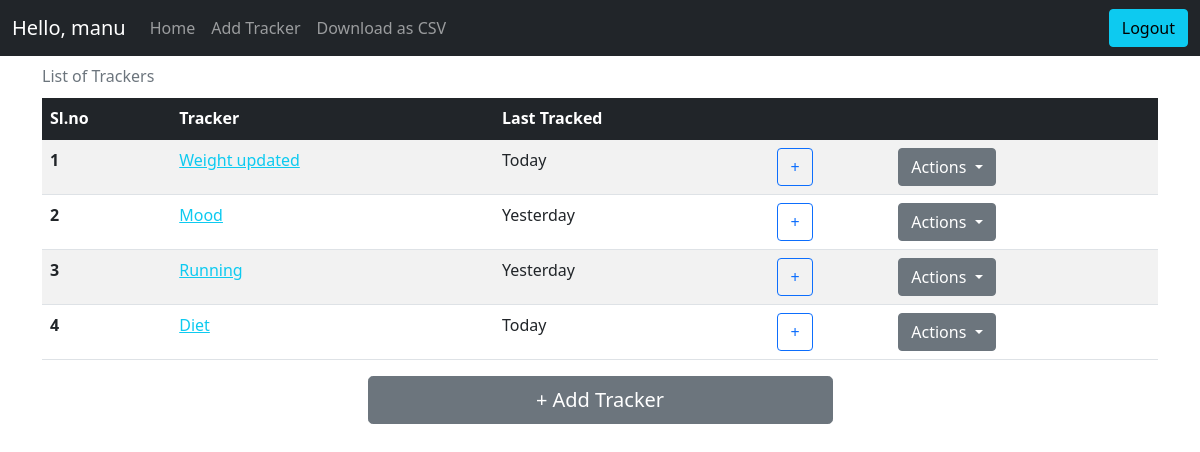
The app's page / (signed in) with its own data.
### application/models.py (models this page shows)
class User(db.Model, UserMixin):
    __tablename__ = "user"
    id = db.Column(db.Integer, autoincrement=True, primary_key=True)
    username = db.Column(db.String)
    email = db.Column(db.String, unique=True)
    password = db.Column(db.String(255))
    active = db.Column(db.Boolean())
    trackers = db.relationship("Tracker", backref="tracker")
    roles = db.relationship('Role', secondary=roles_users, backref=db.backref('users', lazy='dynamic'))

class Tracker(db.Model):
    __tablename__ = "tracker"
    id = db.Column(db.Integer, primary_key=True, autoincrement=True)
    name = db.Column(db.String, nullable=False)
    description = db.Column(db.String)
    type = db.Column(db.Integer, nullable=False)
    settings = db.Column(db.String)
    user_id = db.Column(db.Integer,  db.ForeignKey("user.id"), nullable=False)
    activity = db.relationship("Activity", backref="activity")

### main.py (the view)
@app.route("/", methods=["GET"])
@login_required
def home():
    if request.method == "GET":
        trackers, lastTimestamps = getTrackers()
        return (
            render_template(
                "home.html", trackers=trackers, lastTimestamps=lastTimestamps
            ),
            200,
        )

### main.py (called while the page is built)
@app.after_request
def after_request(response):
    header = response.headers
    header["Access-Control-Allow-Origin"] = "*"
    return response

@app.after_request
def after_request(response):
    header = response.headers
    header["Access-Control-Allow-Origin"] = "*"
    return response

def getTrackers():
    trackers = (
        db.session.query(Tracker).filter(Tracker.user_id == current_user.id).all()
    )
    lastTimeStamps = {}
    for t in trackers:
        activity = (
            db.session.query(Activity)
            .filter(Activity.tracker_id == t.id)
            .order_by(Activity.timestamp.desc())
            .first()
        )
        if activity is None:
            lastTimeStamps[t.id] = "No Logs yet"
        else:
            lastTimeStamps[t.id] = convertToNaturalday(activity.timestamp)
    return trackers, lastTimeStamps

def convertToNaturalday(dt):
    count = (datetime.now() - dt).days
    if count == 0 or count == -1:
        return "Today"
    elif count == 1:
        return "Yesterday"
    elif count > 1 and count < 31:
        return str(count) + " day(s) ago"
    elif count > 30 and count < 366:
        return (
            "" + str(int(count / 30)) + " Month(s) " + str(count % 30) + " Day(s) ago"
        )
    elif count > 365:
        noOfYears = str(int(count / 365))
        remaining = str(count % 365)
        return "" + noOfYears + " Year(s) " + remaining + " Day(s) ago"
    return (datetime.now() - dt).days

### templates/home.html (shortened to what this page needs)
<!DOCTYPE html>
<html>
{% include './head_content.html' %}
<body  onload="onLoadHome()">
    {% include './navbar.html' %}
    <div class="container">
        {% if trackers|length > 0 %}
        <table class="table table-striped table-hover caption-top">
            <caption>List of Trackers</caption>
            <thead class="table-dark">
                <tr>
                    <th scope="col">Sl.no</th>
                    <th scope="col">Tracker</th>
                    <th scope="col">Last Tracked</th>
                    <th scope="col"></th>
                    <th scope="col"></th>
                </tr>
            </thead>
            <tbody>
                {% for t in trackers %}
                <tr>
                    <th scope="row"> {{ loop.index }}</th>
                    <td><a href="/tracker/{{ t.id }}/overview" class="tracker-links link-info">{{ t.name }}</a></td>
                    <td>{{ lastTimestamps[t.id] }}</td>
                    <td><a class="btn btn-outline-primary" href="/tracker/{{ t.id }}/log" role="button">+</a></td>
                    <td>
                        <div class="dropdown">
                            <a class="btn btn-secondary dropdown-toggle" href="#" role="button" id="dropdownMenuLink"
                                data-bs-toggle="dropdown" aria-expanded="false">
                                Actions
                            </a>
                        </div>
                    </td>
                </tr>
                {% endfor %}
            </tbody>
        </table>
        {% else %}
        <h5 class="text-center">There are no trackers present. Go ahead create one by cliking Add Tracker</h5>
        {% endif %}
        <div class="vstack gap-2 col-md-5 mx-auto">
            <a class="btn btn-secondary btn-lg" href="/tracker/create" role="button">+ Add Tracker</a>
        </div>
    </div>
</body>
</html>

### templates/navbar.html (shortened to what this page needs)
<nav class="navbar sticky-top navbar-expand-lg navbar-dark bg-dark">
  <div class="container-fluid">
    <a class="navbar-brand" href="/">Hello, {{current_user.username}}</a>
    {% if current_user.is_authenticated %}
    <div class="collapse navbar-collapse" id="navbarText">
      <ul class="navbar-nav me-auto mb-2 mb-lg-0">
        <li class="nav-item">
          <a class="nav-link" aria-current="page" href="/">Home</a>
        </li>
        <li class="nav-item">
          <a class="nav-link" href="/tracker/create">Add Tracker</a>
        </li>
        <li class="nav-item">
          <a class="nav-link" href="/export">Download as CSV</a>
        </li>
      </ul>
      <form action="/logout" method="GET">
        <button class="btn btn-info" type="submit">Logout</button>
      </form>
      {% elif isLogin == True %}
      <form action="/register" method="GET">
        <button class="btn btn-info" type="submit">Register</button>
      </form>
      {% else %}
      <form action="/login" method="GET">
        <button class="btn btn-info" type="submit">Login</button>
      </form>
      {% endif %}
    </div>
  </div>
</nav>

### records on screen
User: username "manu"
Tracker: name "Weight updated", lastTimestamps "Today"
Tracker: name "Mood", lastTimestamps "Yesterday"
Tracker: name "Running", lastTimestamps "Yesterday"
Tracker: name "Diet", lastTimestamps "Today"
